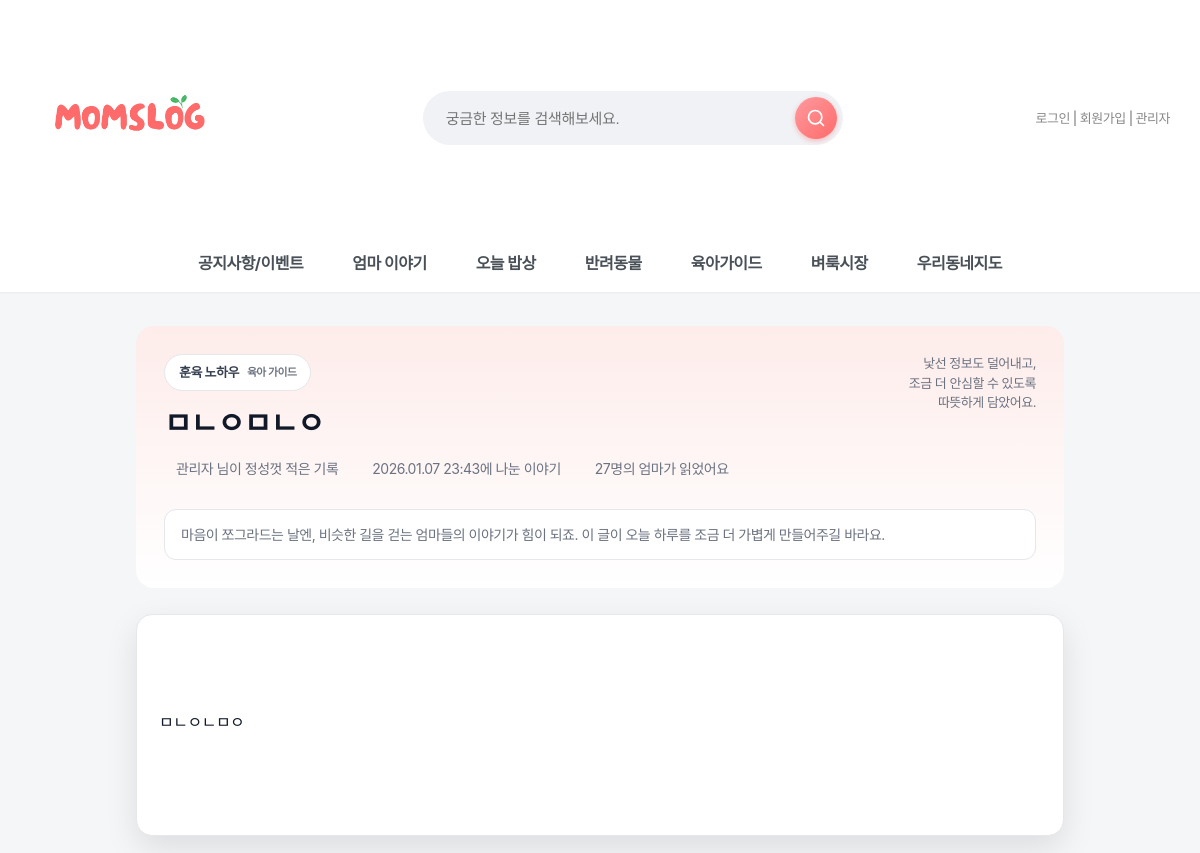
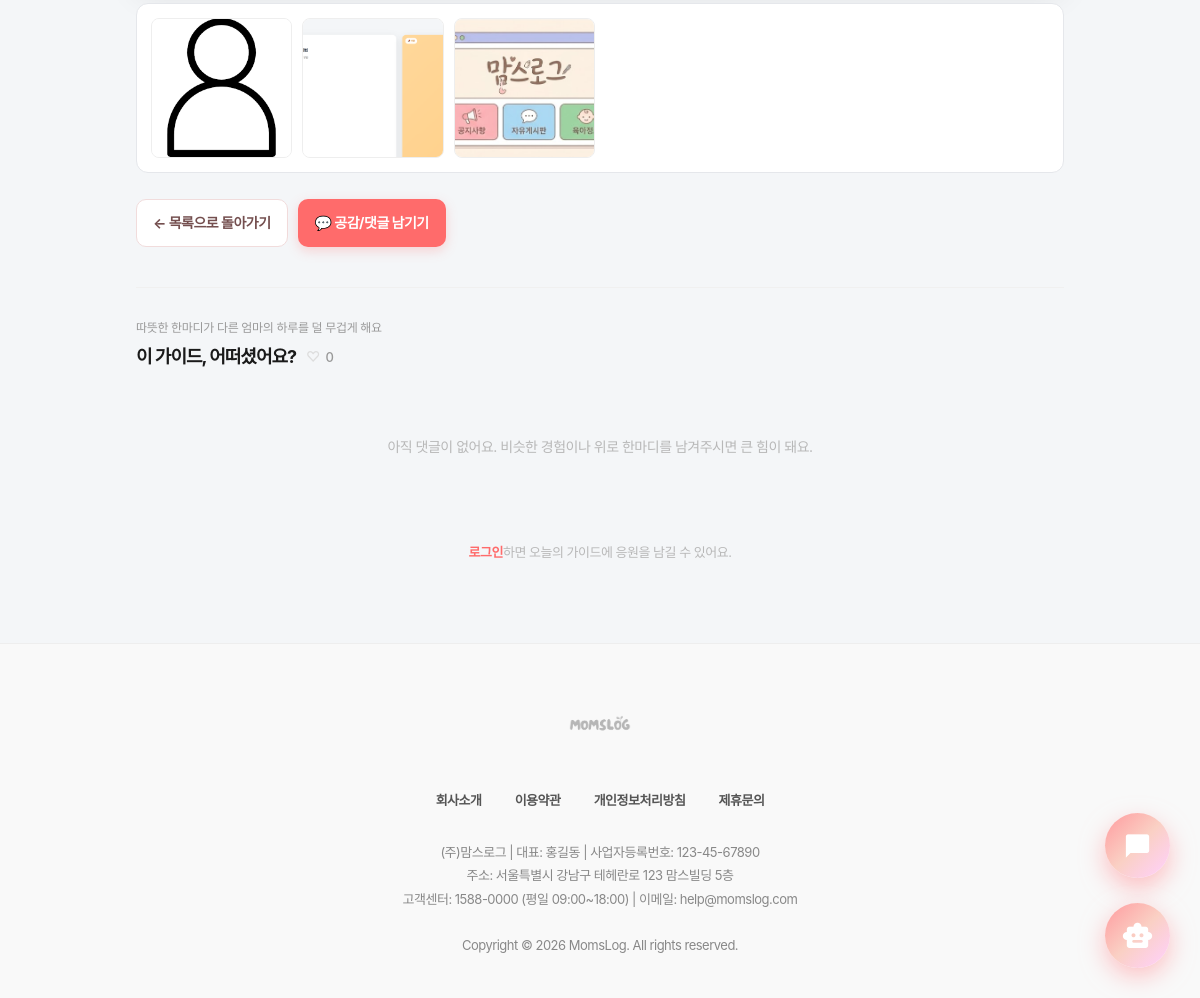
The app's page /board/parenting/79/ with its own data (2 pictures, top to bottom).
### board/models.py (models this page shows, shortened)
class ParentingInfo(models.Model):
    CATEGORY_CHOICES = [
        ('all', '전체보기'),
        ('development', '월령별 발달'),
        ('sleep', '수면교육'),
        ('discipline', '훈육 노하우'),
    ]
    REGION_CHOICES = [
        ('seoul', '서울시'),
        ('gyeonggi', '경기도'),
        ('incheon', '인천시'),
        ('daejeon', '대전시'),
        ('daegu', '대구시'),
        ('busan', '부산시'),
        ('gwangju', '광주시'),
        ('ulsan', '울산시'),
        ('sejong', '세종시'),
        ('other', '기타'),
    ]
    title = models.CharField(max_length=200, verbose_name="제목")
    content = models.TextField(verbose_name="내용")
    category = models.CharField(max_length=15, choices=CATEGORY_CHOICES, default='all', verbose_name="카테고리")
    author = models.ForeignKey(settings.AUTH_USER_MODEL, on_delete=models.CASCADE, verbose_name="작성자")
    created_at = models.DateTimeField(auto_now_add=True, verbose_name="작성일")
    views = models.IntegerField(default=0, verbose_name="조회수")
    month_age = models.IntegerField(null=True, blank=True, verbose_name="월령(개월)")
    physical_score = models.IntegerField(null=True, blank=True, verbose_name="신체발달(0-100)")
    cognitive_score = models.IntegerField(null=True, blank=True, verbose_name="인지발달(0-100)")
    language_score = models.IntegerField(null=True, blank=True, verbose_name="언어발달(0-100)")
    social_score = models.IntegerField(null=True, blank=True, verbose_name="사회성발달(0-100)")
    height = models.DecimalField(max_digits=5, decimal_places=1, null=True, blank=True, verbose_name="키(cm)")
    weight = models.DecimalField(max_digits=5, decimal_places=1, null=True, blank=True, verbose_name="몸무게(kg)")
    region = models.CharField(max_length=20, choices=REGION_CHOICES, null=True, blank=True, verbose_name="지역")
    district = models.CharField(max_length=50, null=True, blank=True, verbose_name="구/군")
    dong = models.CharField(max_length=50, null=True, blank=True, verbose_name="동/읍/면")
    latitude = models.DecimalField(max_digits=9, decimal_places=6, null=True, blank=True, verbose_name="위도")
    longitude = models.DecimalField(max_digits=9, decimal_places=6, null=True, blank=True, verbose_name="경도")
    comment_count = models.IntegerField(default=0, verbose_name="댓글수")
    bookmark_count = models.IntegerField(default=0, verbose_name="저장수")
    popularity_score = models.FloatField(default=0, verbose_name="인기도 점수")
    is_pinned = models.BooleanField(default=False, verbose_name="운영진 고정")
    pinned_at = models.DateTimeField(null=True, blank=True, verbose_name="고정 시간")
    class Meta:
        verbose_name = '육아정보'
        verbose_name_plural = '육아정보'
        ordering = ['-created_at']
        indexes = [
            models.Index(fields=['-is_pinned', '-popularity_score', '-created_at']),
            models.Index(fields=['region', '-popularity_score']),
        ]

class ParentingImage(models.Model):
    post = models.ForeignKey(
        ParentingInfo,
        on_delete=models.CASCADE,
        related_name='images',
        verbose_name='게시글'
    )
    image = models.ImageField(
        upload_to='parenting/',
        verbose_name='이미지'
    )
    order = models.PositiveIntegerField(default=0, verbose_name='순서')
    class Meta:
        verbose_name = '육아정보 이미지'
        verbose_name_plural = '육아정보 이미지'
        ordering = ['order', 'id']

### accounts/models.py (models this page shows, shortened)
class User(AbstractUser):
    real_name = models.CharField("이름", max_length=30)
    nickname = models.CharField("닉네임", max_length=30, unique=True)
    jumin = models.CharField("주민번호", max_length=20)  # 000000-0000000
    phone = models.CharField("휴대폰 번호", max_length=20)
    email = models.EmailField("이메일", max_length=254)
    address = models.CharField("주소", max_length=200, blank=True, null=True)
    address_detail = models.CharField("상세주소", max_length=200, blank=True, null=True)
    point = models.PositiveIntegerField("포인트", default=0)
    grade = models.CharField("회원 등급", max_length=10, choices=GRADE_CHOICES, default="start")
    GENDER_CHOICES = [
        ('M', '남자'),
        ('F', '여자'),
    ]
    gender = models.CharField("성별", max_length=1, choices=GENDER_CHOICES, default='F')
    has_children = models.BooleanField("자녀 유무", default=False)
    CHILD_STAGE_CHOICES = [
        ("kindergarten", "유치원"),
        ("elementary", "초등학생"),
        ("middle", "중학생"),
        ("high", "고등학생"),
        ("adult", "성인"),
        ("other", "기타"),
    ]
    children_stages = models.JSONField("자녀 학령(복수)", default=list, blank=True)
    terms_agreed = models.BooleanField("약관 동의", default=False)

### board/views.py (the view, shortened to what this page needs)
# urls.py: path('parenting/<int:pk>/', views.parenting_detail, name='parenting_detail'),  # 상세보기
def parenting_detail(request, pk):
    post = get_object_or_404(ParentingInfo, pk=pk)
    if request.method == 'GET':
        post.views = F('views') + 1
        post.save(update_fields=['views'])
        post.refresh_from_db(fields=['views'])
    comments = post.comments.select_related('author').order_by('created_at')
    return render(request, 'board/parenting_detail.html', {
        'post': post,
        'comments': comments,
    })

### quests/context_processors.py (called while the page is built, shortened)
def today_quest(request):
    if not request.user.is_authenticated:
        return {
            "today_quest": None,
            "grade_progress": None,
        }

### board/templates/board/parenting_detail.html (shortened to what this page needs)
{% extends 'base.html' %}
{% load static %}
{% load humanize %}
{% block content %}
<div class="parenting-shell">
    <div class="guide-hero">
        <div class="hero-top">
            <div>
                <span class="category-chip">{{ post.get_category_display }} <small>육아 가이드</small></span>
                <h1 class="guide-title">{{ post.title }}</h1>
                <div class="meta-line">
                    <span class="meta-pill">{{ post.author.nickname|default:post.author.username }} 님이 정성껏 적은 기록</span>
                    <span class="meta-pill">{{ post.created_at|date:"Y.m.d H:i" }}에 나눈 이야기</span>
                    <span class="meta-pill">{{ post.views|intcomma }}명의 엄마가 읽었어요</span>
                </div>
            </div>
            <div class="meta-soft">
                낯선 정보도 덜어내고,<br>조금 더 안심할 수 있도록<br>따뜻하게 담았어요.
            </div>
        </div>
        <div class="reader-note">
            마음이 쪼그라드는 날엔, 비슷한 길을 걷는 엄마들의 이야기가 힘이 되죠. 이 글이 오늘 하루를 조금 더 가볍게 만들어주길 바라요.
        </div>
    </div>
    <div class="guide-body">
        <div class="guide-content">
            {{ post.content|linebreaks }}
        </div>
    </div>
    {% if post.images.all %}
    <div class="parenting-gallery">
        <div class="parenting-gallery-grid">
            {% for image in post.images.all %}
            <img src="{{ image.image.url }}" alt="첨부 이미지 {{ forloop.counter }}">
            {% endfor %}
        </div>
    </div>
    {% endif %}
    <div class="action-bar">
        <a href="{% url 'board:parenting_list' %}" class="btn-ghost">← 목록으로 돌아가기</a>
        <a href="#comments" class="btn-accent">💬 공감/댓글 남기기</a>
    </div>
    <div class="comments-section" id="comments">
        <div class="comments-head">
            <div>
                <div class="comments-lead">따뜻한 한마디가 다른 엄마의 하루를 덜 무겁게 해요</div>
                <h3 class="comments-title">이 가이드, 어떠셨어요? <span class="count-pill">{{ post.comment_count|default:0 }}</span></h3>
            </div>
        </div>
        {% if comments %}
        <div class="comment-list">
            {% for comment in comments %}
            <div class="comment-card" id="comment-{{ comment.id }}">
                <div class="comment-meta">
                    <div>
                        <span class="comment-author">{{ comment.author.nickname|default:comment.author.username }}</span>
                        <span class="comment-time">{{ comment.created_at|date:"Y.m.d H:i" }}</span>
                    </div>
                    {% if user.is_staff or user == comment.author %}
                    <div class="comment-actions">
                        <button type="button" class="btn-soft" onclick="toggleEdit({{ comment.id }})">수정</button>
                        <form method="post" action="{% url 'board:parenting_comment_delete' comment.id %}" onsubmit="return confirm('댓글을 삭제하시겠어요?');" style="display:inline;">
                            {% csrf_token %}
                            <button type="submit" class="btn-danger-soft">삭제</button>
                        </form>
                    </div>
                    {% endif %}
                </div>
                <div class="comment-content" id="comment-content-{{ comment.id }}">{{ comment.content|linebreaksbr }}</div>
                {% if comment.images %}
                <div class="comment-images" style="display: grid; grid-template-columns: repeat(auto-fill, minmax(100px, 1fr)); gap: 8px; margin-top: 12px;">
                    {% for image_data in comment.images %}
                    <div style="position: relative; overflow: hidden; border-radius: 8px; aspect-ratio: 1;">
                        <img src="{{ image_data }}" alt="댓글 이미지" style="width: 100%; height: 100%; object-fit: cover;">
                    </div>
                    {% endfor %}
                </div>
                {% endif %}
                <form method="post" action="{% url 'board:parenting_comment_update' comment.id %}#comment-{{ comment.id }}" id="comment-edit-form-{{ comment.id }}" class="comment-edit-form" style="display:none;">
                    {% csrf_token %}
                    <textarea name="content" required>{{ comment.content }}</textarea>
                    <div class="comment-edit-actions">
                        <button type="submit" class="btn-accent">저장</button>
                        <button type="button" class="btn-soft" onclick="toggleEdit({{ comment.id }}, true)">취소</button>
                    </div>
                </form>
            </div>
            {% endfor %}
        </div>
        {% else %}
        <div class="empty-comments">
            아직 댓글이 없어요. 비슷한 경험이나 위로 한마디를 남겨주시면 큰 힘이 돼요.
        </div>
        {% endif %}
        {% if user.is_authenticated %}
        <div class="comment-form-section">
            <form method="post" action="{% url 'board:parenting_comment_create' post.pk %}#comments" enctype="multipart/form-data">
                {% csrf_token %}
                <textarea name="content" placeholder="오늘 경험하신 것, 위로 한마디, 같은 고민을 나눠주세요 :)" required></textarea>
                <div id="comment-image-preview" class="comment-image-preview"></div>
                <div class="image-upload-area">
                    <input
                        type="file"
                        id="comment-image-input"
                        class="image-upload-input"
                        multiple
                        accept="image/*">
                    <button
                        type="button"
                        class="image-upload-btn"
                        onclick="document.getElementById('comment-image-input').click()">
                        📷 사진 추가
                        <span class="image-count"><span id="image-count">0</span>/10</span>
                    </button>
                </div>
                <input type="hidden" id="comment-images-data" name="images" value="[]">
                <div class="comment-form-actions">
                    <button type="submit" class="btn-accent">댓글 남기기</button>
                </div>
            </form>
        </div>
        {% else %}
        <div class="comment-placeholder">
            <a href="{% url 'accounts:login' %}">로그인</a>하면 오늘의 가이드에 응원을 남길 수 있어요.
        </div>
        {% endif %}
    </div>
</div>
{% endblock %}

### static/css/style.css (style rules this page uses)
body { font-family: "Pretendard Variable", "Pretendard", -apple-system, BlinkMacSystemFont, system-ui, Roboto, "Helvetica Neue", "Segoe UI", "Apple SD Gothic Neo", "Noto Sans KR", "Malgun Gothic", "Apple Color Emoji", "Segoe UI Emoji", "Segoe UI Symbol", sans-serif; margin: 0; padding: 0; background-color: #f4f6f8; color: #333; line-height: 1.6; letter-spacing: -0.5px; -webkit-font-smoothing: antialiased; -moz-osx-font-smoothing: grayscale; }
h1, h2, h3, h4, h5, h6 { font-weight: 700; letter-spacing: -1px; margin-top: 0; }
a { text-decoration: none; color: inherit; transition: all 0.3s ease; }

### static/css/mobile.css (style rules this page uses)
* { box-sizing: border-box; }
img, video, iframe { max-width: 100%; height: auto; }

### static/css/darkmode.css (style rules this page uses)
body, header, .main-nav, .card, input, textarea, select, button, table { transition: background-color 0.3s ease, color 0.3s ease, border-color 0.3s ease; }

### static/css/premium-finish.css (style rules this page uses)
* { --transition-fast: 0.2s; --transition-normal: 0.3s; --transition-slow: 0.5s; --ease-spring: cubic-bezier(0.23, 1, 0.320, 1); --ease-smooth: cubic-bezier(0.25, 0.46, 0.45, 0.94); }

### static/css/chatbot.css (style rules this page uses)
:root { --primary-gradient: linear-gradient(135deg, #FF9A9E 0%, #FAD0C4 50%, #FFD1FF 100%); --glass-bg: rgba(255, 255, 255, 0.85); --glass-border: 1px solid rgba(255, 255, 255, 0.5); --shadow-xl: 0 20px 40px rgba(0, 0, 0, 0.1), 0 10px 20px rgba(0, 0, 0, 0.05); --text-dark: #2d3436; }
body { font-family: 'Pretendard', sans-serif; }

### main/templates/base.html (style rules this page uses)
* { font-family: "Pretendard", -apple-system, BlinkMacSystemFont, system-ui, Roboto, "Helvetica Neue", "Segoe UI", "Apple SD Gothic Neo", "Noto Sans KR", "Malgun Gothic", "Apple Color Emoji", "Segoe UI Emoji", "Segoe UI Symbol", sans-serif; }

### records on screen
ParentingInfo: category "훈육 노하우", title "ㅁㄴㅇㅁㄴㅇ", author.nickname "관리자", created_at "2026.01.07 23:43", views "27", content "ㅁㄴㅇㄴㅁㅇ", comment_count "0"
ParentingImage: image (picture)
ParentingImage: image (picture)
ParentingImage: image (picture)
